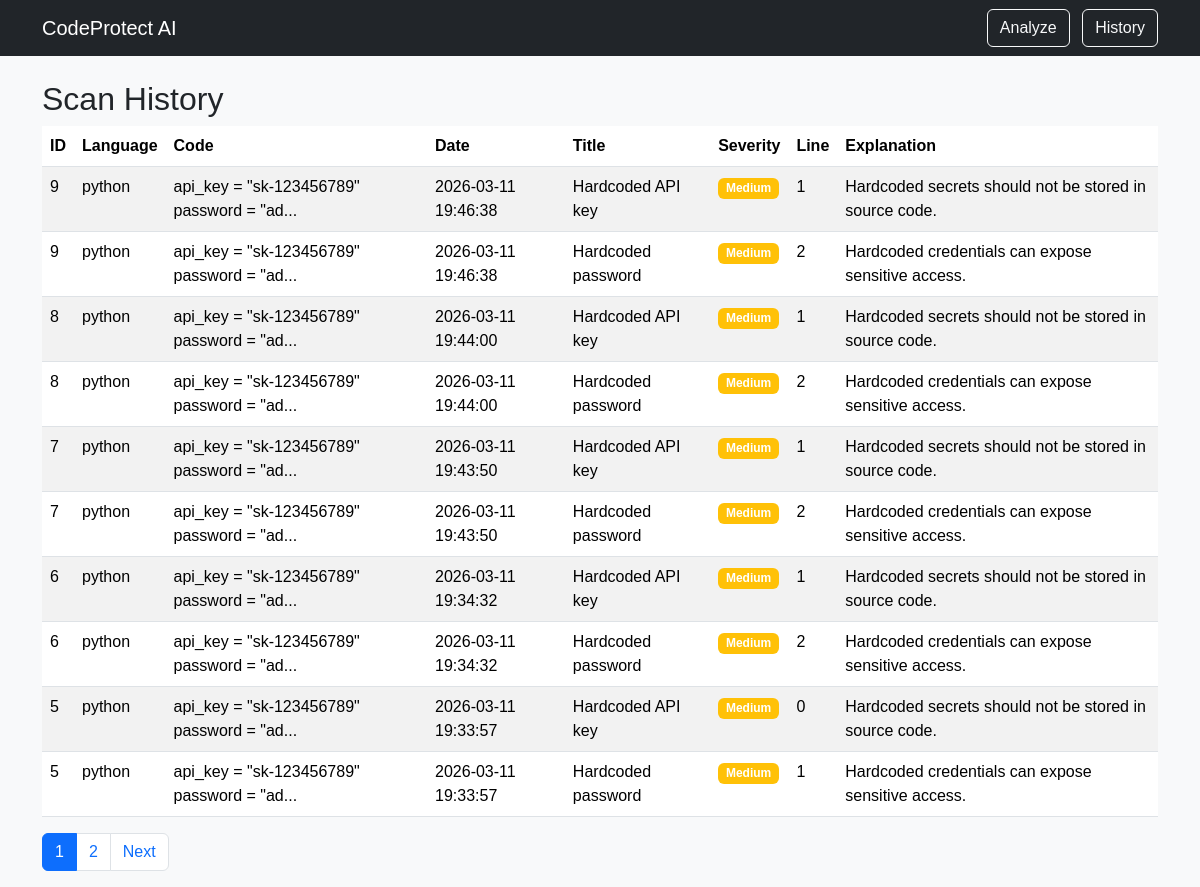
Before: /history with the older database file.
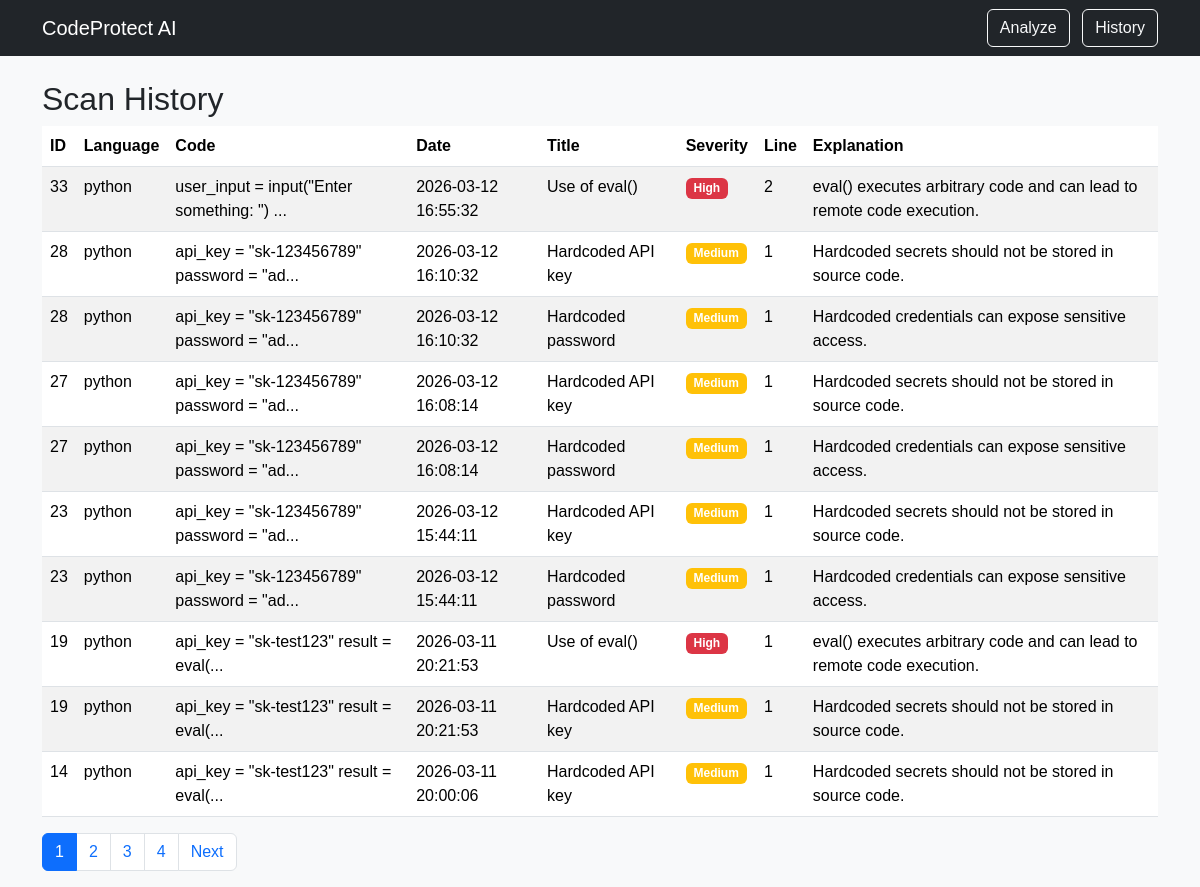
After: the same page with the newer database file.
### tables this page shows
CREATE TABLE findings (
    id INTEGER PRIMARY KEY AUTOINCREMENT,
    scan_id INTEGER NOT NULL,
    title TEXT NOT NULL,
    severity TEXT NOT NULL,
    line INTEGER,
    explanation TEXT NOT NULL,
    FOREIGN KEY(scan_id) REFERENCES scans(id)
);

CREATE TABLE scans (
    id INTEGER PRIMARY KEY AUTOINCREMENT,
    language TEXT NOT NULL,
    code TEXT NOT NULL,
    created_at TIMESTAMP DEFAULT CURRENT_TIMESTAMP
);

### app.py (the view)
@app.route("/history", methods=["GET"])
def history():
    page = request.args.get("page", 1, type=int)
    per_page = 10
    offset = (page - 1) * per_page
    db = sqlite3.connect("scans.db")
    cursor = db.cursor()
    cursor.execute(
        "SELECT COUNT(*) FROM scans JOIN findings ON scans.id = findings.scan_id"
    )
    total_rows = cursor.fetchone()[0]
    cursor.execute(
        "SELECT * FROM scans JOIN findings ON scans.id = findings.scan_id ORDER BY created_at DESC LIMIT ? OFFSET ?",
        (per_page, offset),
    )
    history = cursor.fetchall()
    db.close()
    total_pages = math.ceil(total_rows / per_page)
    return render_template(
        "history.html", history=history, page=page, total_pages=total_pages
    )

### templates/history.html (shortened to what this page needs)
{% extends "base.html" %}
{% block content %}
<h2>Scan History</h2>
<table class="table table-striped">
<thead>
    <tr>
    <th>ID</th>
    <th>Language</th>
    <th>Code</th>
    <th>Date</th>
    <th>Title</th>
    <th>Severity</th>
    <th>Line</th>
    <th>Explanation</th>
    </tr>
</thead>
<tbody>
    {% for finding in history %}
        <tr>
        <td>{{ finding[0] }}</td>
        <td>{{ finding[1] }}</td>
        <td>{{ finding[2][:40] }}...</td>
        <td>{{ finding[3] }}</td>
        <td>{{ finding[6] }}</td>
        <td>
        <span class="badge
        {% if finding[7] == 'High' %}bg-danger
        {% elif finding[7] == 'Medium' %}bg-warning
        {% else %}bg-secondary
        {% endif %}">
        {{ finding[7] }}
        </span>
        </td>
        <td>{{ finding[8] }}</td>
        <td>{{ finding[9] }}</td>
        </tr>
    {% endfor %}
</tbody>
</table>
<nav>
    <ul class="pagination">
    {% for p in range(1, total_pages + 1) %}
        <li class="page-item {% if p == page %}active{% endif %}">
        <a class="page-link" href="/history?page={{ p }}">{{ p }}</a>
        </li>
    {% endfor %}
    {% if page < total_pages %}
        <li class="page-item">
        <a class="page-link" href="/history?page={{ page+1 }}">Next</a>
        </li>
    {% endif %}
    </ul>
</nav>
{% endblock %}

Changed rows visible on the page:
no longer on this page (row unchanged): findings: finding "9", language "python", code "api_key = \"sk-123456789\" password = \"ad", created_at "2026-03-11 19:46:38", title "Hardcoded API key", severity "Medium", line "1", explanation "Hardcoded secrets should not be stored in source code."
no longer on this page (row unchanged): findings: finding "9", language "python", code "api_key = \"sk-123456789\" password = \"ad", created_at "2026-03-11 19:46:38", title "Hardcoded password", severity "Medium", line "2", explanation "Hardcoded credentials can expose sensitive access."
no longer on this page (row unchanged): findings: finding "8", language "python", code "api_key = \"sk-123456789\" password = \"ad", created_at "2026-03-11 19:44:00", title "Hardcoded API key", severity "Medium", line "1", explanation "Hardcoded secrets should not be stored in source code."
no longer on this page (row unchanged): findings: finding "8", language "python", code "api_key = \"sk-123456789\" password = \"ad", created_at "2026-03-11 19:44:00", title "Hardcoded password", severity "Medium", line "2", explanation "Hardcoded credentials can expose sensitive access."
no longer on this page (row unchanged): findings: finding "7", language "python", code "api_key = \"sk-123456789\" password = \"ad", created_at "2026-03-11 19:43:50", title "Hardcoded API key", severity "Medium", line "1", explanation "Hardcoded secrets should not be stored in source code."
no longer on this page (row unchanged): findings: finding "7", language "python", code "api_key = \"sk-123456789\" password = \"ad", created_at "2026-03-11 19:43:50", title "Hardcoded password", severity "Medium", line "2", explanation "Hardcoded credentials can expose sensitive access."
no longer on this page (row unchanged): findings: finding "6", language "python", code "api_key = \"sk-123456789\" password = \"ad", created_at "2026-03-11 19:34:32", title "Hardcoded API key", severity "Medium", line "1", explanation "Hardcoded secrets should not be stored in source code."
no longer on this page (row unchanged): findings: finding "6", language "python", code "api_key = \"sk-123456789\" password = \"ad", created_at "2026-03-11 19:34:32", title "Hardcoded password", severity "Medium", line "2", explanation "Hardcoded credentials can expose sensitive access."
no longer on this page (row unchanged): findings: finding "5", language "python", code "api_key = \"sk-123456789\" password = \"ad", created_at "2026-03-11 19:33:57", title "Hardcoded API key", severity "Medium", line "0", explanation "Hardcoded secrets should not be stored in source code."
no longer on this page (row unchanged): findings: finding "5", language "python", code "api_key = \"sk-123456789\" password = \"ad", created_at "2026-03-11 19:33:57", title "Hardcoded password", severity "Medium", line "1", explanation "Hardcoded credentials can expose sensitive access."
added findings: finding "33", language "python", code "user_input = input(\"Enter something: \")", created_at "2026-03-12 16:55:32", title "Use of eval()", severity "High", line "2", explanation "eval() executes arbitrary code and can lead to remote code execution."
added findings: finding "28", language "python", code "api_key = \"sk-123456789\" password = \"ad", created_at "2026-03-12 16:10:32", title "Hardcoded API key", severity "Medium", line "1", explanation "Hardcoded secrets should not be stored in source code."
added findings: finding "28", language "python", code "api_key = \"sk-123456789\" password = \"ad", created_at "2026-03-12 16:10:32", title "Hardcoded password", severity "Medium", line "1", explanation "Hardcoded credentials can expose sensitive access."
added findings: finding "27", language "python", code "api_key = \"sk-123456789\" password = \"ad", created_at "2026-03-12 16:08:14", title "Hardcoded API key", severity "Medium", line "1", explanation "Hardcoded secrets should not be stored in source code."
added findings: finding "27", language "python", code "api_key = \"sk-123456789\" password = \"ad", created_at "2026-03-12 16:08:14", title "Hardcoded password", severity "Medium", line "1", explanation "Hardcoded credentials can expose sensitive access."
added findings: finding "23", language "python", code "api_key = \"sk-123456789\" password = \"ad", created_at "2026-03-12 15:44:11", title "Hardcoded API key", severity "Medium", line "1", explanation "Hardcoded secrets should not be stored in source code."
added findings: finding "23", language "python", code "api_key = \"sk-123456789\" password = \"ad", created_at "2026-03-12 15:44:11", title "Hardcoded password", severity "Medium", line "1", explanation "Hardcoded credentials can expose sensitive access."
added findings: finding "19", language "python", code "api_key = \"sk-test123\" result = eval(", created_at "2026-03-11 20:21:53", title "Use of eval()", severity "High", line "1", explanation "eval() executes arbitrary code and can lead to remote code execution."
added findings: finding "19", language "python", code "api_key = \"sk-test123\" result = eval(", created_at "2026-03-11 20:21:53", title "Hardcoded API key", severity "Medium", line "1", explanation "Hardcoded secrets should not be stored in source code."
added findings: finding "14", language "python", code "api_key = \"sk-test123\" result = eval(", created_at "2026-03-11 20:00:06", title "Hardcoded API key", severity "Medium", line "1", explanation "Hardcoded secrets should not be stored in source code."
Other visible differences:
new list line: "3"
new list line: "4"
